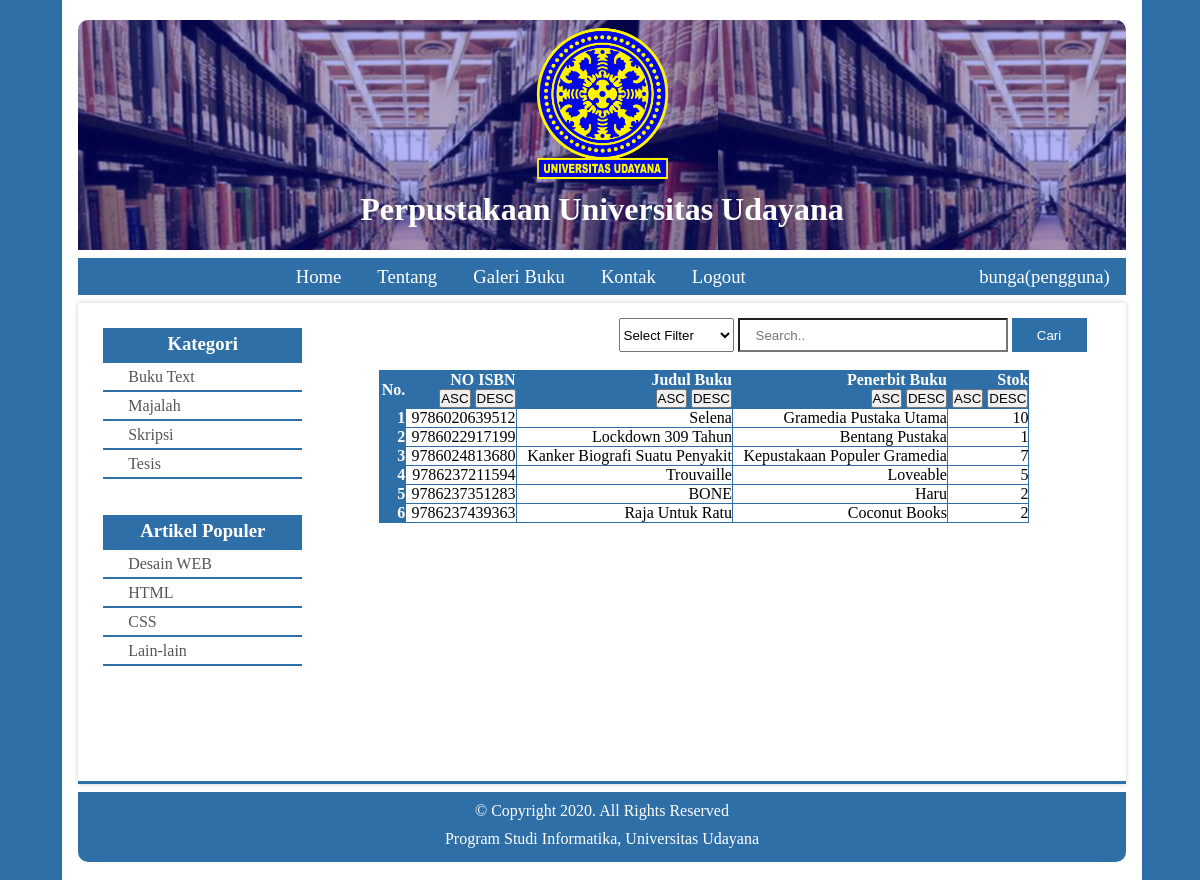
The page /galeri.php (signed in) on the database its author committed.
### tables this page shows
CREATE TABLE `buku` (
  `no_isbn` varchar(13) NOT NULL,
  `nama` varchar(30) NOT NULL,
  `penerbit` varchar(30) NOT NULL,
  `stok` varchar(3) NOT NULL
);

### function.php (called while the page is built, shortened)
<?php
    class Data{
        private $mysqli;
        public function __construct($conn)
        {
            $this->mysqli = $conn;
        }
        public function tampil($id=null){
            $db = $this->mysqli->connection;
            $sql = "SELECT * FROM buku";
            $query = $db->query($sql) or die($db->error);
            return $query;
        }
    }
?>

### galeri.php (the view, shortened to what this page needs)
<?php
    require_once('function.php');
    $conn = new Koneksi();
    $dat = new Data($conn);
?>
<!DOCTYPE html>
<html>
<head>
	<?php
		if($_SESSION['akses'] == 'admin'){
			?><link rel="stylesheet" type="text/css" href="style/style1.css"><?php
		}elseif ($_SESSION['akses'] == 'pengguna') {
			?><link rel="stylesheet" type="text/css" href="style/style.css"><?php
		}
	?>
</head>
<body>
	<center>
	<div class="body_gal">
		<div class="header">
			<img src="image/logoUnud.png" width="205px">
			<h2>Perpustakaan Universitas Udayana</h2>
		</div>
		<div class="menu">
			<?php
				include("menu.php");
			?>
		</div>
		<div class="c_galeri">
			<div class="g_left">
				<h3>Kategori</h3>
				<ul>
					<li><a href="#">Buku Text</a></li>
					<li><a href="#">Majalah</a></li>
					<li><a href="#">Skripsi</a></li>
					<li><a href="#">Tesis</a></li>
				</ul>
				<br><br>
				<h3>Artikel Populer</h3>
				<ul>
					<li><a href="#">Desain WEB</a></li>
					<li><a href="#">HTML</a></li>
					<li><a href="#">CSS</a></li>
					<li><a href="#">Lain-lain</a></li>
				</ul>
			</div>
			<div class="g_right">
				<div class="search">
					<form action="" method="POST">
						<select name="pilihan" class="select">
							<option value="">Select Filter</option>
	                    </select>
						<input type="text" placeholder="Search.." name="cari">
						<button type="submit" name="submit" value="cari" id="cari">Cari</button>
						<br><br>
						<table width="650px" cellpadding="0">
							<tr>
				                <th>No.</th>
				                <th>NO ISBN<br>
				                	<button type="submit" value="ASC" name="no_isbn">ASC</button>
				                	<button type="submit" value="DESC" name="no_isbn">DESC</button>
				                </th>
				                <th>Judul Buku <br>
				                	<button type="submit" value="ASC" name="nama">ASC</button>
				                	<button type="submit" value="DESC" name="nama">DESC</button>
				                </th>
				                <th>Penerbit Buku <br>
				                	<button type="submit" value="ASC" name="penerbit">ASC</button>
				                	<button type="submit" value="DESC" name="penerbit">DESC</button>
				                </th>
				                <th>Stok<br>
				                	<button type="submit" value="ASC" name="stok">ASC</button>
				                	<button type="submit" value="DESC" name="stok">DESC</button>
				                </th>
				            </tr>
				             <?php
					          $no = 1;
					          $sort = "";
					          if(empty($sort))
					          {
					               $tampil = $dat->tampil();
					          }
					          while($data = $tampil->fetch_object())
					          {
					            ?>
					            <tr>
					              <th><?php echo $no++ ?></th>
					              <td><?php echo $data->no_isbn; ?></td>
					              <td><?php echo $data->nama; ?></td>
					              <td><?php echo $data->penerbit; ?></td>
					              <td><?php echo $data->stok; ?></td>
					            </tr>
					          <?php
					          }
					        ?>
						</table>
					</form>
				</div>
			</div>
		</div>
		<div class="footer">
			<p>&copy; Copyright 2020. All Rights Reserved</p>
			<p>Program Studi Informatika, Universitas Udayana</p>
		</div>
	</div>
	</center>
</body>
</html>

### style/style.css (style rules this page uses)
* { margin: 0; padding: 0; }
a { text-decoration: none; color: #575656; }
body { background: #2e6fa7 }
.body_gal { margin: 0px 0px 0px 62px; width: 90%; background: white; height: 880px; position: absolute; }
.header { border-radius: 10px 10px 0 0; text-align: center; background-image: url(../image/header1.png); background-color: grey; margin-top: 20px; width: 97%; height: 230px; }
.header h2 { color: white; font-family: serif; font-size: 24pt; }
.menu { text-align: center; background-color: #2e6fa7; margin-top: 8px; width: 97%; height: 37px; }
.c_galeri { width: 97%; box-shadow: 0px 0px 5px 0px rgba(0, 0, 0, 0.2); margin-top: 8px; height: 478px; border-bottom: 3px solid #2e6fa7; }
.search { width: 90%; height: 35px; text-align: right; }
.search input { border-collapse: collapse; width: 250px; height: 30px; padding: 0px 0px 0px 16px; border-radius: 0px; }
#cari { border-collapse: collapse; background: #2e6fa7; border: none; height: 34px; width: 75px; color: white; }
.search select { height: 34px; width: 115px; }
.search table { padding-top: 20px; }
.search table, td, th { border: 1px solid #2e6fa7; border-collapse: collapse; }
.search th { background: #2e6fa7; color: white; }
.g_left { float: left; width: 19%; padding-left: 25px; padding-top: 25px; }
.g_left h3 { background-color: #2e6fa7; color: white; height: 30px; padding-top: 5px; }
.g_left ul li { list-style-type: none; border-bottom: 2px solid #2e6fa7; text-align: left; padding: 5px 0 5px 25px; height: 17px; }
.g_right { float: right; width: 75%; height: 385px; padding-top: 15px; }
.footer { width: 97%; margin-top: 8px; height: 70px; background: #2e6fa7; border-radius: 0px 0px 10px 10px; color: white; }
.footer p { padding-top: 10px; }

### rows shown on the page
buku: no_isbn "9786020639512", nama "Selena", penerbit "Gramedia Pustaka Utama", stok "10"
buku: no_isbn "9786022917199", nama "Lockdown 309 Tahun", penerbit "Bentang Pustaka", stok "1"
buku: no_isbn "9786024813680", nama "Kanker Biografi Suatu Penyakit", penerbit "Kepustakaan Populer Gramedia", stok "7"
buku: no_isbn "9786237211594", nama "Trouvaille", penerbit "Loveable", stok "5"
buku: no_isbn "9786237351283", nama "BONE", penerbit "Haru", stok "2"
buku: no_isbn "9786237439363", nama "Raja Untuk Ratu", penerbit "Coconut Books", stok "2"

### other values the page prints
$user "bunga"
$akses "pengguna"
